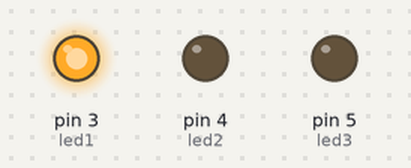
This sketch was run on a simulated Arduino Uno, built with avr-gcc and run on an emulated ATmega328P. Parts: output pins drawn as LEDs (lit = HIGH).

Above: at 2.5 s.
At 9.5 s:
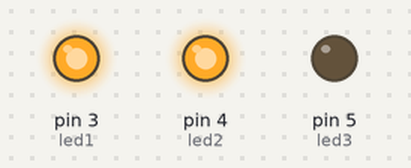
At 16.5 s:
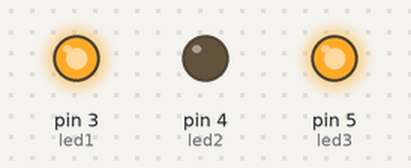
At 26.2 s:
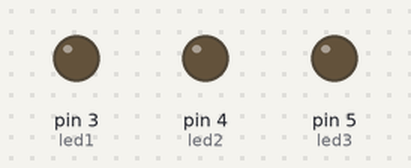
Timing chart, 0 to 27.3 s (numbered marks = the images above):
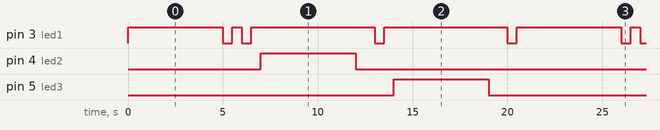

Measured:
- by itself, pin 3 (led1): repeats every 21.0 s: LOW 0.50 s, HIGH 0.50 s, 2 × (LOW 0.50 s, HIGH 6.5 s), LOW 0.50 s, HIGH 5.5 s
- by itself, pin 4 (led2), pin 5 (led3): alternates HIGH for 5.0 s and LOW for 16.0 s
- by itself, everything shown: repeats every 21.0 s, in 12 steps

The sketch:

Checar.ino
```cpp
int led1=3;///Se coloca el puerto de salida y la variable.
int led2=4;
int led3=5;

///GND usar uno negro
//EL NEGRO TAMBIENS ES NEGATIVO Y EL ROJO ES POSITIVO,BLANCO NEUTRAL
void setup(){ //se ejecuta al inicion
   pinMode(led1,OUTPUT); ///Se  declaran las variables de los leds como salidas
   pinMode(led2,OUTPUT);
   pinMode(led3,OUTPUT);

  digitalWrite(led1,LOW); ///Se apagan los leds
  digitalWrite(led2,LOW);
  digitalWrite(led3,LOW);

}

void loop(){  // ciclo infinito ////r2.- vuelve a comenzar el ciclo y finaliza en (r2).
    digitalWrite(led1,HIGH);  //prender led 1
    delay(5000);              //esperar 2 seg
    digitalWrite(led1,LOW);   //apagar
    delay(500);               // espera 0.5
    digitalWrite(led1,HIGH);  //prende led 1
    delay(500);
    digitalWrite(led1,LOW);///apagar
    delay(500);           //Espera 0.5
    digitalWrite(led1,HIGH);      ///PRENDE LED1
    delay(500);           //// apagar
    digitalWrite(led2,HIGH);
    delay(5000);
    digitalWrite(led2,LOW);
    delay(500);               // espera 0.5
    digitalWrite(led1,HIGH);  //prende led 1
    delay(500);
    digitalWrite(led1,LOW);///apagar
    delay(500);           //Espera 0.5
    digitalWrite(led1,HIGH); ///PRENDE LED1
    delay(500);           //// apagar
    digitalWrite(led3,HIGH);
    delay(5000);
    digitalWrite(led3,LOW);
    delay(500);               // espera 0.5
    digitalWrite(led1,HIGH);  //prende led 1
    delay(500);
    digitalWrite(led1,LOW);///apagar
    delay(500);           //Espera 0.5
    digitalWrite(led1,HIGH); ///PRENDE LED1
    delay(500);           //// apagar

} /// r1.-finaliza el primer siclo y regresa(r2)


 //// para las entradas en arduino es 01234456...13      [TXD][1]
                                                   ///// [RXD][0]
```
